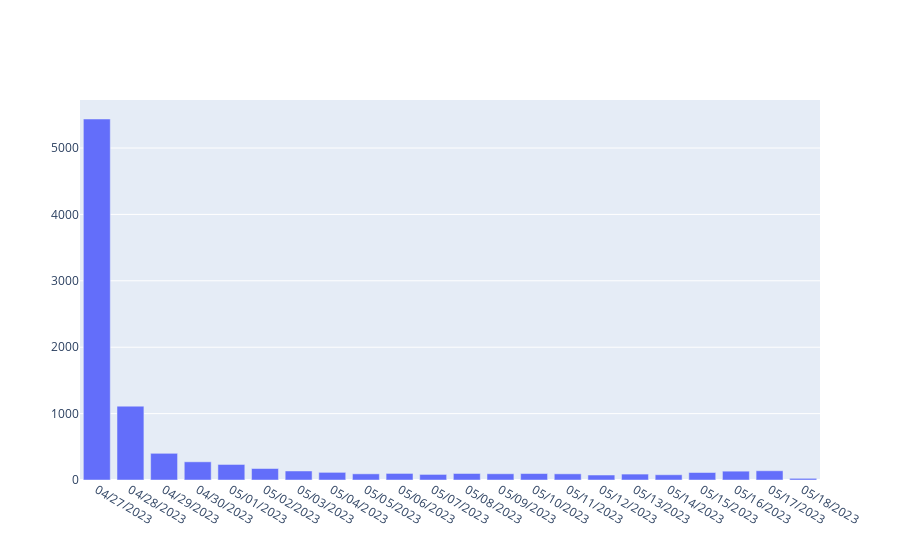

The cell this chart's notebook holds for it:
### Code cell
indices = [x for x in unique_users_daily_growth_freq.keys()]
values = [x for x in unique_users_daily_growth_freq.values()]

fig = go.Figure()

# Add traces
fig.add_trace(go.Bar(x = indices, y = values,
                         
                         )

)

fig.update_traces(texttemplate='%{text:.2s}', textposition='outside')
fig.update_layout(uniformtext_minsize=8, uniformtext_mode='hide')

fig.show()

### Figure 1 — Plotly figure (JSON) as saved in the notebook; plotly's stock layout.template omitted (floating-point values rounded to 4 significant figures)
{"data": [{"textposition": "outside", "texttemplate": "%{text:.2s}", "type": "bar", "x": ["04/27/2023", "04/28/2023", "04/29/2023", "04/30/2023", "05/01/2023", "05/02/2023", "05/03/2023", "05/04/2023", "05/05/2023", "05/06/2023", "05/07/2023", "05/08/2023", "05/09/2023", "05/10/2023", "05/11/2023", "05/12/2023", "05/13/2023", "05/14/2023", "05/15/2023", "05/16/2023", "05/17/2023", "05/18/2023"], "y": [5437, 1112, 402, 274, 234, 173, 136, 115, 93, 99, 84, 98, 94, 97, 93, 75, 89, 79, 113, 133, 139, 25]}], "layout": {"uniformtext": {"minsize": 8, "mode": "hide"}}}
